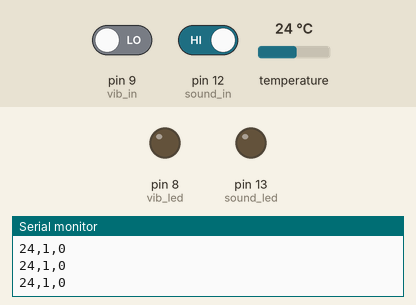
Bench run of a sketch on a simulated Arduino Uno, built with avr-gcc and run on an emulated ATmega328P. On the bench: output pins drawn as LEDs (lit = HIGH), the last lines printed to the serial monitor. The inputs (shaded band) are chosen by the test bench; at power-on: pin 9 (vib_in) LOW, pin 12 (sound_in) HIGH, temperature 24 °C.

Above: at 4.2 s.
4.3 s: pin 9 (vib_in) driven HIGH
At 5.1 s:
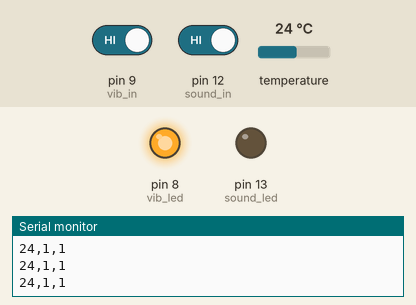
5.8 s: pin 12 (sound_in) driven LOW
At 6.4 s:
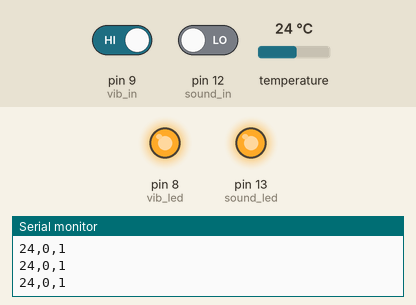
7.3 s: pin 9 (vib_in) driven LOW
At 8.5 s:
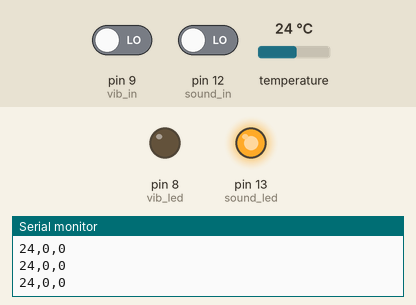
8.8 s: pin 12 (sound_in) driven HIGH
At 9.2 s:
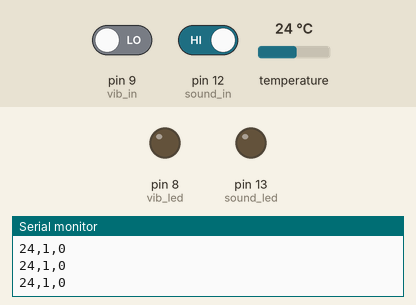
Timing chart, 0 to 11.3 s (numbered marks = the images above; inputs shaded):
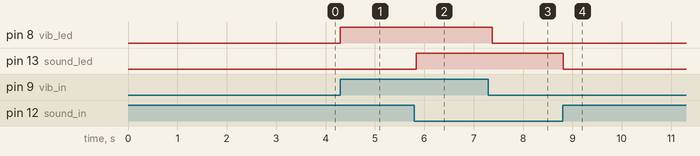

Measured:
- after the input at 4.3 s, pin 8 (vib_led): LOW → HIGH at once
- after the input at 5.8 s, pin 13 (sound_led): LOW → HIGH at once
- after the input at 7.3 s, pin 8 (vib_led): HIGH → LOW after 0.07 s
- after the input at 8.8 s, pin 13 (sound_led): HIGH → LOW at once

The sketch:

hacks17.ino
```cpp
#include <OneWire.h>

int temp_in=5; // define D05 as input pin connecting to DS18S20 S pin
OneWire ds(temp_in);


int temp;
int sound_in = 12; // select the input pin for the potentiometer
int sound_led = 13; // select the pin for the LED
int sound_val ;  //  value from the digit input pin for sound
int vib_in=9;
int vib_led=8;
int vib_val;          //  value from the digit input pin for vibrations

void setup () {
  delay(3000);//Let system settle
  pinMode (sound_led, OUTPUT);
  pinMode (sound_in, INPUT);
  pinMode(vib_in,INPUT);
  pinMode(vib_led,OUTPUT);
  Serial.begin (9600);
}
void loop () {

  vib_val=digitalRead(vib_in);
  sound_val=digitalRead(sound_in);
  if (sound_val==LOW)
  {
    digitalWrite (sound_led, HIGH);
    //delay(50);
    }
  else
  {
    digitalWrite (sound_led, LOW);
    //delay(10);
    }
  if(vib_val==1)
  {
    digitalWrite(vib_led,HIGH);

   }
   else
     digitalWrite(vib_led,LOW);
  //Serial.println("temperature, sound, vibration");


   int HighByte, LowByte, TReading, SignBit, Tc_100, Whole, Fract;
  byte i;
  byte present = 0;
  byte data[12];
  byte addr[8];

  if ( !ds.search(addr)) {
      ds.reset_search();
      return;
  }


  ds.reset();
  ds.select(addr);
  ds.write(0x44,1);

  //delay(1000);


  present = ds.reset();
  ds.select(addr);
  ds.write(0xBE);


  for ( i = 0; i < 9; i++) {
    data[i] = ds.read();
  }

  LowByte = data[0];
  HighByte = data[1];
  TReading = (HighByte << 8) + LowByte;
  SignBit = TReading & 0x8000;
  if (SignBit)
  {
    TReading = (TReading ^ 0xffff) + 1;
  }
  Tc_100 = (6 * TReading) + TReading / 4;
  Whole = Tc_100 / 100;


  temp = Whole;

  Serial.print(temp);
  Serial.print(",");
  Serial.print(sound_val);
  Serial.print(",");
  Serial.println(vib_val);
  delay(75);


}
```
